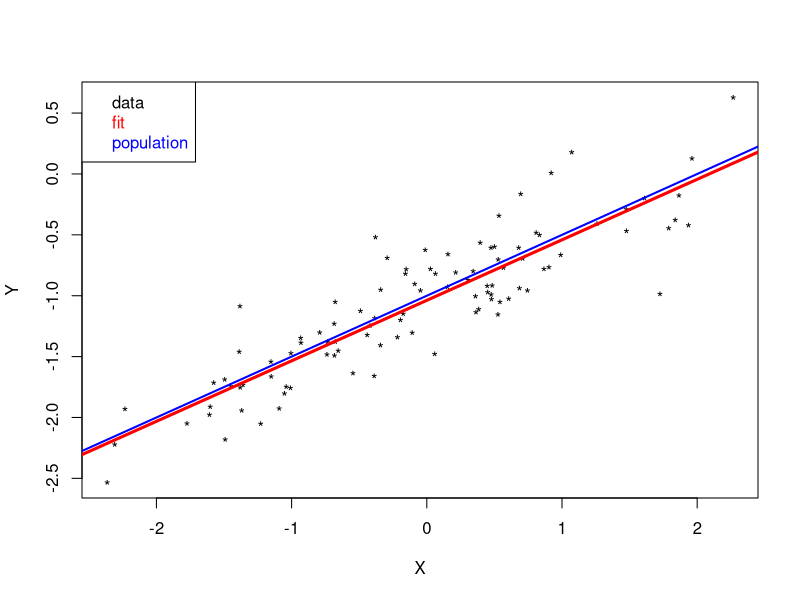
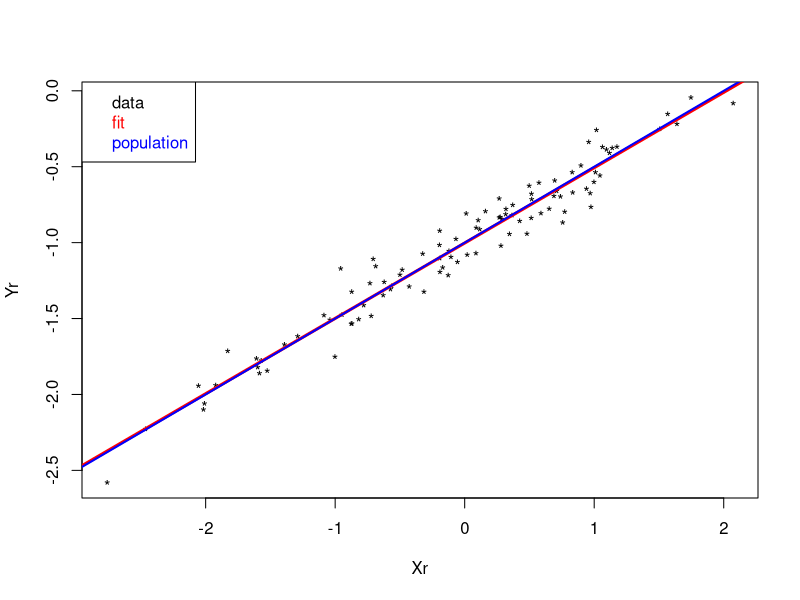

The R source for these figures, in order:
## ---- chunk 1
knitr::opts_chunk$set(echo = TRUE)
knitr::opts_chunk$set(dev = 'pdf')
knitr::opts_chunk$set(cache=TRUE)
knitr::opts_chunk$set(tidy=TRUE)
knitr::opts_chunk$set(prompt=FALSE)
knitr::opts_chunk$set(fig.height=11)
knitr::opts_chunk$set(fig.width=8)
knitr::opts_chunk$set(warning=FALSE)
knitr::opts_chunk$set(message=TRUE)
## ---- chunk 2
rm(list = ls())

X <- rnorm(100,0,1)

epsilon <- rnorm(100,0,0.25)

Y <- -1 + 0.5 * X + epsilon
## ---- chunk 3
DF <- data.frame( predictor = X, response = Y)
lm.fit <- lm( response ~ predictor , data=DF)
summary(lm.fit)
## ---- chunk 4
plot(X,Y,pch='*')
abline(lm.fit,col='red',lwd=3)
abline(-1,.5,col='blue',lwd=2)
legend("topleft", title.col = "black",
  c("data","fit", "population" ),
  text.col =c("black","red", "blue"),
  text.font = 1, cex = 1)
## ---- chunk 5
lm_poly.fit <- lm( response ~ predictor + I(predictor^2) , data=DF)
summary(lm_poly.fit)

## ---- chunk 6
Xr <- rnorm(100,0,1)
epsilon <- rnorm(100,0,0.1)
Yr <- -1 + 0.5 * Xr + epsilon
DF <- data.frame( predictor = Xr, response = Yr)
lm_r.fit <- lm( response ~ predictor , data=DF)
summary(lm_r.fit)
plot(Xr,Yr,pch='*')
abline(lm_r.fit,col='red',lwd=3)
abline(-1,.5,col='blue',lwd=2)
legend("topleft", title.col = "black",
  c("data","fit", "population" ),
  text.col =c("black","red", "blue"),
  text.font = 1, cex = 1)

## ---- chunk 7
confint(lm.fit)
## ---- chunk 8
confint(lm_r.fit)
